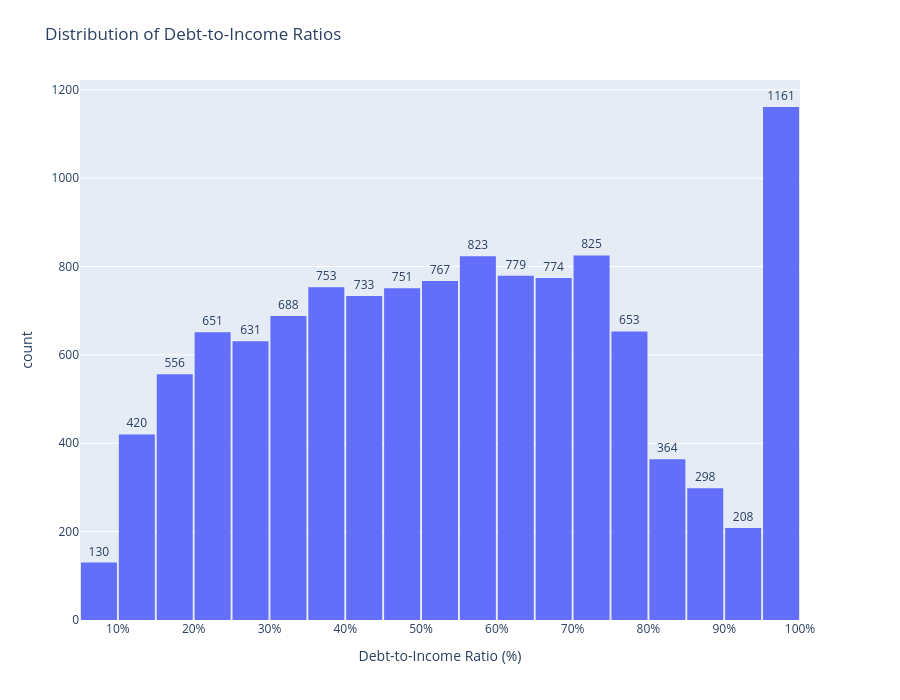

The notebook cell this image was saved under:
### Markdown cell above
**Answer:** Debt-to-income ratios range from **5.52%** to **95%**, with an average ratio of **54.33%** and a median of **54.28%**. The middle 50% of customers have debt-to-income ratios between **34.45%** and **73.08%**.

### Code cell
fig = px.histogram(df, x="debt_to_income_pct",
                   labels={"debt_to_income_pct": "Debt-to-Income Ratio (%)", "count": "Number of Customers"},
                   title="Distribution of Debt-to-Income Ratios")

fig.update_traces(xbins=dict(start=5, end=100, size=5), texttemplate="%{y}", textposition="outside")

fig.update_xaxes(ticksuffix="%")

fig.update_layout(height=700, margin=dict(l=80, r=100, t=80, b=80), bargap=0.05)

fig.show()

### Figure 1 — Plotly figure (JSON) as saved in the notebook; plotly's stock layout.template omitted (floating-point values rounded to 4 significant figures; data arrays with more than 128 entries replaced by an {"elided": "..."} marker saying what was removed)
{"data": [{"bingroup": "x", "hovertemplate": "Debt-to-Income Ratio (%)=%{x}<br>count=%{y}<extra></extra>", "legendgroup": "", "marker": {"color": "#636efa", "pattern": {"shape": ""}}, "name": "", "orientation": "v", "showlegend": false, "textposition": "outside", "texttemplate": "%{y}", "type": "histogram", "x": {"elided": "11965 float values"}, "xaxis": "x", "xbins": {"end": 100, "size": 5, "start": 5}, "yaxis": "y"}], "layout": {"bargap": 0.05, "barmode": "relative", "height": 700, "legend": {"tracegroupgap": 0}, "margin": {"b": 80, "l": 80, "r": 100, "t": 80}, "title": {"text": "Distribution of Debt-to-Income Ratios"}, "xaxis": {"anchor": "y", "domain": [0, 1], "ticksuffix": "%", "title": {"text": "Debt-to-Income Ratio (%)"}}, "yaxis": {"anchor": "x", "domain": [0, 1], "title": {"text": "count"}}}}
